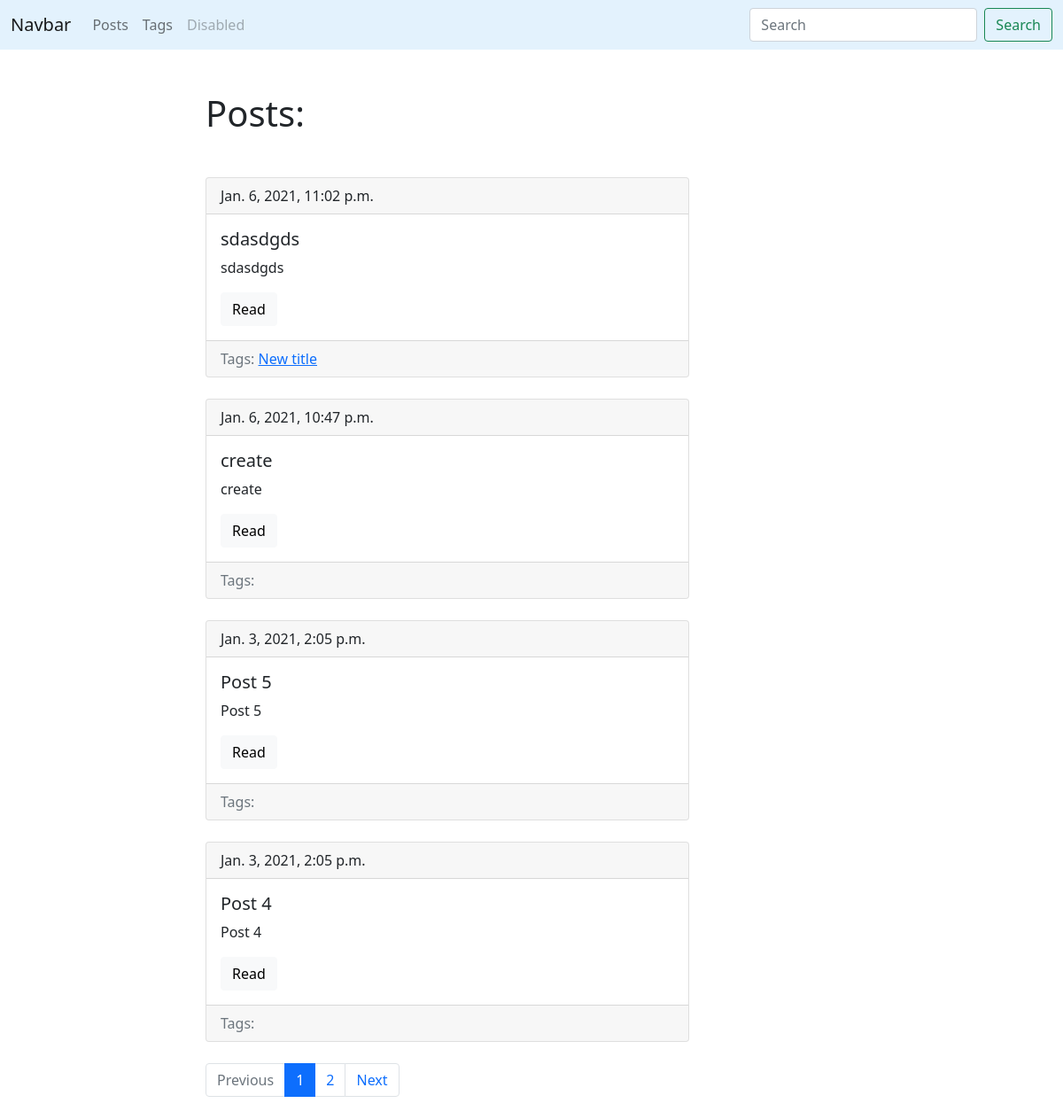
Screenshot of /blog/ with the database file from the repository.
### blog/models.py (models this page shows, shortened)
class Post(models.Model):
    title = models.CharField(max_length= 150, db_index = True)
    slug = models.SlugField(max_length=150, blank=True, unique=True)
    body = models.TextField(blank=True, db_index=True)
    tags = models.ManyToManyField('Tag', blank=True, related_name = 'posts')
    date_pub = models.DateTimeField(auto_now_add=True)
    def get_absolute_url(self):
        return reverse('post_detail_url', kwargs={'slug': self.slug})
    class Meta:
        ordering = ['-date_pub']

class Tag(models.Model):
    title = models.CharField(max_length=50)
    slug = models.SlugField(max_length=50, unique=True)
    def get_absolute_url(self):
        return reverse('tag_detail_url', kwargs={'slug': self.slug})
    class Meta:
        ordering = ['title']

### blog/views.py (the view)
# urls.py: path('', posts_list, name = 'posts_list_url'),
def posts_list(request):
    search_query = request.GET.get('search', '')
    if search_query:
        posts = Post.objects.filter(Q(title__icontains = search_query) | Q(body__icontains = search_query))
    else:
        posts = Post.objects.all()
    paginator = Paginator(posts, 4)
    page_number = request.GET.get('page', 1)
    page = paginator.get_page(page_number)
    is_paginated = page.has_other_pages()
    if page.has_previous():
        previous_url = f"?page={page.previous_page_number()}"
    else:
        previous_url = ''
    if page.has_next():
        next_url = f"?page={page.next_page_number()}"
    else:
        next_url = ''
    context = {
        'posts': page,
        'is_paginated': is_paginated,
        'previous_url' : previous_url,
        'next_url':next_url
    }
    return render(request, 'blog/index.html', context=context)

### blog/templates/blog/index.html (shortened to what this page needs)
{% extends 'blog/base_blog.html' %}
  {% block content %}
    <h1 class="mb-5"> Posts: </h1>
    {% for post in posts.object_list %}
        {% include 'blog/includes/post_card_template.html' %}
    {% endfor %}
  {% endblock %}

### blog/templates/blog/includes/post_card_template.html
    <div class="card mb-4">
        <div class="card-header">
            {{post.date_pub}}
        </div>
        <div class="card-body">
            <h5 class="card-title">{{post.title}}</h5>
            <p class="card-text">{{ post.title }}</p>
            <a href="{{ post.get_absolute_url }}" class="btn btn-light">Read</a>
        </div>
        <div class="card-footer text-muted">
            Tags:
            {% for tag in post.tags.all %}
                <a href="{{ tag.get_absolute_url }}"> {{tag.title}} </a>
            {% endfor %}
        </div>
    </div>

### rows the page displays
Post: date_pub "Jan. 6, 2021, 11:02 p.m.", title "sdasdgds"
Tag: title "New title"
Post: date_pub "Jan. 6, 2021, 10:47 p.m.", title "create"
Post: date_pub "Jan. 3, 2021, 2:05 p.m.", title "Post 5"
Post: date_pub "Jan. 3, 2021, 2:05 p.m.", title "Post 4"

### other values shown
{{ n }} "1"
{{ n }} "2"
